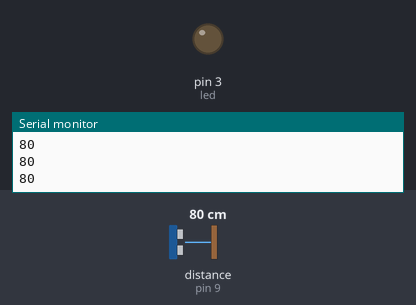
This sketch was run on a simulated Arduino Uno, built with avr-gcc and run on an emulated ATmega328P. On the bench: output pins drawn as LEDs (lit = HIGH), the last lines printed to the serial monitor. Wiring (inferred from the names in the program): ultrasonic range finder: trigger pin 10; echo pin 9. Dashed ring = blinking. The test bench sets the inputs (shaded band); at power-on: distance to the obstacle (sensor on pin 9) 80 cm. The echo pulse lasts 58.3 µs per cm; pins used as bus, display or sensor lines are not drawn.

Above: at 1.2 s.
1.3 s: distance to the obstacle (sensor on pin 9) set to 23 cm
2.8 s: distance to the obstacle (sensor on pin 9) set to 18 cm
At 3.15 s:
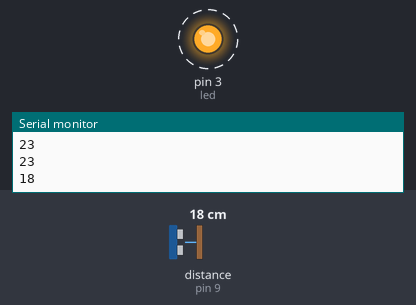
5.8 s: distance to the obstacle (sensor on pin 9) set to 35 cm
At 6.5 s:
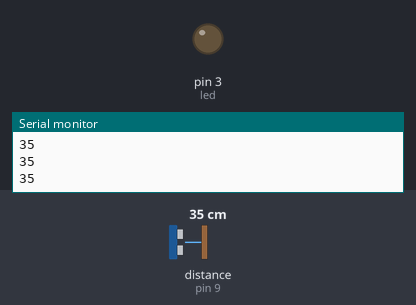
7.3 s: distance to the obstacle (sensor on pin 9) set to 2 cm
At 7.91 s:
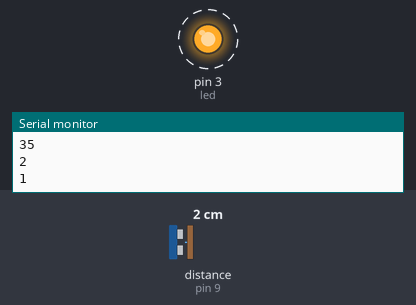
Timing chart, 0 to 11.3 s (numbered marks = the images above; inputs shaded):
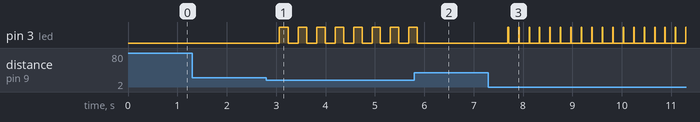

The sketch:

sensor_test.ino
```cpp
int trig = 10;
int eco = 9;
int led = 3;
int duracion;
int distancia;


void setup() {
 pinMode(trig, HIGH);
 pinMode(eco, INPUT);
 pinMode(led, OUTPUT);
 Serial.begin(9600);
}

void loop() {
 digitalWrite(trig, HIGH);
 delay(1);
 digitalWrite(trig, LOW);
 duracion = pulseIn(eco, HIGH);
 distancia = duracion / 58.2;
 Serial.println(distancia);
 delay(200);

 if(distancia <= 20 && distancia >= 0) {
     digitalWrite(led, HIGH);
     delay(distancia * 10);
     digitalWrite(led, LOW);
 }


}
```

Measured:
- the behaviour switches between 21 and 20 cm on distance to the obstacle (sensor on pin 9) (found by bisection; images 0 and 1)
- after the input at 2.8 s, pin 3 (led): alternates HIGH for 0.17 s and LOW for 0.20 s, starting after 0.27 s
- after the input at 5.8 s, pin 3 (led): goes on until 5.9 s, then stays LOW
- after the input at 7.3 s, pin 3 (led): alternates HIGH for 0.01 s and LOW for 0.20 s, starting after 0.39 s
